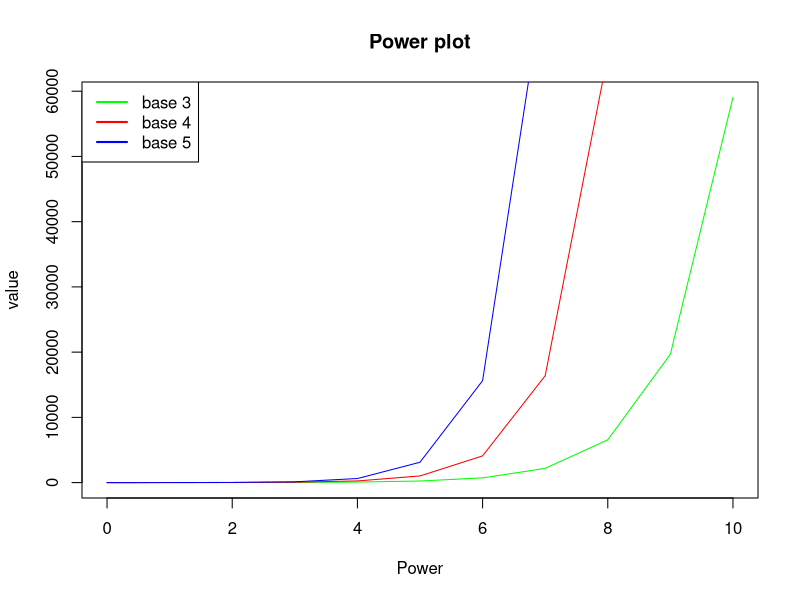

The R source for this figure:
###########Q3.1, Q3,2, Q3,3
powerSeq <- function(base,maxExp){
  base <- as.integer(base)
  maxExp <- as.integer(maxExp)
  x <- vector("numeric",maxExp)
  y <- vector("numeric",maxExp)
  x[1] <- 0
  y[1] <- 1
  for (i in 1:maxExp ){
    y[i+1] <- base ** i
    x[i+1] <- i
  }
  return (list(x,y))
}
base_3 <- powerSeq(3,10)
base_4 <- powerSeq(4,10)
base_5 <- powerSeq(5,10)

plot(unlist(base_3[1]),unlist(base_3[2]), type = "l",col = "green",xlab = "Power", ylab = "value", main = "Power plot")
lines(unlist(base_4[1]),unlist(base_4[2]), type = "l",col = "red")
lines(unlist(base_5[1]),unlist(base_5[2]), type = "l", col= "blue")
legend("topleft",legend=c("base 3", "base 4","base 5"),lty=c(1,1,1),col=c("green","red","blue"),bg="white",lwd=2)

powerChart <- cbind(unlist(base_3[2]),unlist(base_4[2]),unlist(base_5[2]))
colnames(powerChart) <- c("3","4","5")
rownames(powerChart) <- paste0( 0:10)
print(powerChart)
############Q3.4   create a powerChartDes matrix
powerChartDes <- setNames(data.frame(matrix(nrow = 11,ncol = 3)),colnames(powerChart))
rownames(powerChartDes) <- paste0(0:10)
for (i in 1:length(rownames(powerChart))){
  power <- as.character(rownames(powerChart)[i])
  for (j in 1:length(colnames(powerChart))){
    base <- as.character(colnames(powerChart)[j])
    value <- as.character(powerChart[i,j])
    result = paste(base,"to the power of", power, "=",value)
    powerChartDes[i,j] <- result
  }
}
print(powerChartDes)
###########Q3.5   create a negpowerChart matrix
negpowerChart <- setNames(data.frame(matrix(nrow = 11,ncol = 3)),colnames(powerChart))
rownames(negpowerChart) <- paste0(0:10)
for (i in 1:length(rownames(powerChart))){
  for (j in 1:length(colnames(powerChart))){
    negpowerChart[i,j] <- 1/powerChart[i,j]
  }
}
print(negpowerChart)
############Q3.6 create C vector 
C <- vector('numeric', 11)
for (i in 1:length(rownames(powerChart))){
  result <- 0
  for (j in 1:length(colnames(powerChart))){
    result <- result + powerChart[i,j]
    if (j == 2){
      result <- result - powerChart[i,j]
    }
  }
  C[i] <- result
}

print(C)